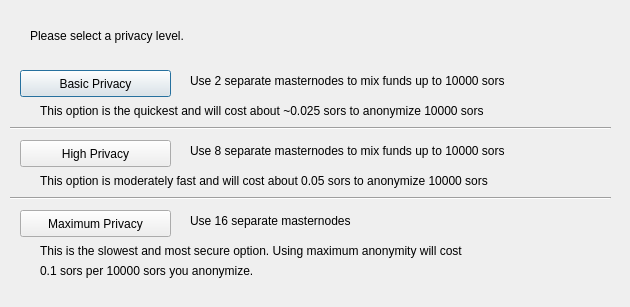
<?xml version="1.0" encoding="UTF-8"?>
<ui version="4.0">
 <class>DarksendConfig</class>
 <widget class="QDialog" name="DarksendConfig">
  <property name="geometry">
   <rect>
    <x>0</x>
    <y>0</y>
    <width>630</width>
    <height>307</height>
   </rect>
  </property>
  <property name="windowTitle">
   <string>Configure Darksend</string>
  </property>
  <widget class="QPushButton" name="buttonBasic">
   <property name="geometry">
    <rect>
     <x>20</x>
     <y>70</y>
     <width>151</width>
     <height>27</height>
    </rect>
   </property>
   <property name="text">
    <string>Basic Privacy</string>
   </property>
  </widget>
  <widget class="QPushButton" name="buttonHigh">
   <property name="geometry">
    <rect>
     <x>20</x>
     <y>140</y>
     <width>151</width>
     <height>27</height>
    </rect>
   </property>
   <property name="text">
    <string>High Privacy</string>
   </property>
  </widget>
  <widget class="QPushButton" name="buttonMax">
   <property name="geometry">
    <rect>
     <x>20</x>
     <y>210</y>
     <width>151</width>
     <height>27</height>
    </rect>
   </property>
   <property name="text">
    <string>Maximum Privacy</string>
   </property>
  </widget>
  <widget class="QLabel" name="label">
   <property name="geometry">
    <rect>
     <x>30</x>
     <y>20</y>
     <width>571</width>
     <height>31</height>
    </rect>
   </property>
   <property name="text">
    <string>Please select a privacy level.</string>
   </property>
  </widget>
  <widget class="QLabel" name="label_2">
   <property name="geometry">
    <rect>
     <x>190</x>
     <y>70</y>
     <width>421</width>
     <height>21</height>
    </rect>
   </property>
   <property name="text">
    <string>Use 2 separate masternodes to mix funds up to 10000 sors</string>
   </property>
  </widget>
  <widget class="QLabel" name="label_3">
   <property name="geometry">
    <rect>
     <x>190</x>
     <y>140</y>
     <width>411</width>
     <height>21</height>
    </rect>
   </property>
   <property name="text">
    <string>Use 8 separate masternodes to mix funds up to 10000 sors</string>
   </property>
  </widget>
  <widget class="QLabel" name="label_4">
   <property name="geometry">
    <rect>
     <x>190</x>
     <y>210</y>
     <width>421</width>
     <height>21</height>
    </rect>
   </property>
   <property name="text">
    <string>Use 16 separate masternodes</string>
   </property>
  </widget>
  <widget class="QLabel" name="label_6">
   <property name="geometry">
    <rect>
     <x>40</x>
     <y>100</y>
     <width>561</width>
     <height>21</height>
    </rect>
   </property>
   <property name="text">
    <string>This option is the quickest and will cost about ~0.025 sors to anonymize 10000 sors</string>
   </property>
  </widget>
  <widget class="QLabel" name="label_7">
   <property name="geometry">
    <rect>
     <x>40</x>
     <y>170</y>
     <width>561</width>
     <height>21</height>
    </rect>
   </property>
   <property name="text">
    <string>This option is moderately fast and will cost about 0.05 sors to anonymize 10000 sors</string>
   </property>
  </widget>
  <widget class="QLabel" name="label_8">
   <property name="geometry">
    <rect>
     <x>40</x>
     <y>240</y>
     <width>561</width>
     <height>21</height>
    </rect>
   </property>
   <property name="text">
    <string>This is the slowest and most secure option. Using maximum anonymity will cost</string>
   </property>
  </widget>
  <widget class="QLabel" name="label_9">
   <property name="geometry">
    <rect>
     <x>40</x>
     <y>260</y>
     <width>561</width>
     <height>21</height>
    </rect>
   </property>
   <property name="text">
    <string>0.1 sors per 10000 sors you anonymize.</string>
   </property>
  </widget>
  <widget class="Line" name="line">
   <property name="geometry">
    <rect>
     <x>10</x>
     <y>120</y>
     <width>601</width>
     <height>16</height>
    </rect>
   </property>
   <property name="orientation">
    <enum>Qt::Horizontal</enum>
   </property>
  </widget>
  <widget class="Line" name="line_2">
   <property name="geometry">
    <rect>
     <x>10</x>
     <y>190</y>
     <width>601</width>
     <height>16</height>
    </rect>
   </property>
   <property name="orientation">
    <enum>Qt::Horizontal</enum>
   </property>
  </widget>
 </widget>
 <resources/>
 <connections/>
</ui>
